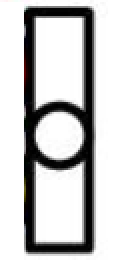
#> input picture test/test1/img.png, 60 x 140 px (shown 2 times larger)
$ python feature_matching_ransac.py
#> lines starting #> are read from the running program, lines starting #| are printed output that depends on the picture

import cv2
import numpy as np
import os

def feature_matching_ransac(img1_path, img2_path, output_path):
    # Check inputs
#> called with img1_path = 'img.png', img2_path = 'img_1.png', output_path = '/test/test1/img_1_feature_match.png'
    if not os.path.exists(img1_path):
        print(f"Error: Reference image not found at {img1_path}")
        return
    if not os.path.exists(img2_path):
        print(f"Error: Target image not found at {img2_path}")
        return

    # Read images
    img1 = cv2.imread(img1_path) # Query Image (Template)
#> img1 is the input picture: shape (140, 60, 3); mean B, G, R 200.3, 200.4, 200.6
    img2 = cv2.imread(img2_path) # Train Image (Target)
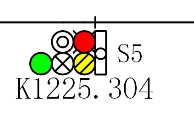
#> input picture test/test1/img_1.png, 194 x 115 px
#> img2 is the input picture: shape (115, 194, 3); mean B, G, R 222.4, 228.3, 228.3

    if img1 is None or img2 is None:
        print("Error: Could not read images.")
        return

    print(f"Image 1 size: {img1.shape}")
#| Image 1 size: (140, 60, 3)
    print(f"Image 2 size: {img2.shape}")
#| Image 2 size: (115, 194, 3)

    # Initialize Feature Detector
    # Try SIFT first, fallback to ORB if unavailable
    try:
        print("Attempting to use SIFT...")
        sift = cv2.SIFT_create()
        kp1, des1 = sift.detectAndCompute(img1, None)
#> kp1 = 42 keypoints; strongest (x, y, size): (15, 7, 5.4), (16, 123, 5.4), (43, 123, 5.5), (43, 7, 5.3)
        kp2, des2 = sift.detectAndCompute(img2, None)
#> kp2 = 128 keypoints; strongest (x, y, size): (96, 97, 2.3), (79, 94, 1.9), (110, 94, 2), (64, 83, 2)

        # FLANN parameters for SIFT
        FLANN_INDEX_KDTREE = 1
        index_params = dict(algorithm = FLANN_INDEX_KDTREE, trees = 5)
        search_params = dict(checks = 50)
        flann = cv2.FlannBasedMatcher(index_params, search_params)
        matches = flann.knnMatch(des1, des2, k=2)
#> matches = 42 matches

        print(f"SIFT: Found {len(kp1)} keypoints in reference, {len(kp2)} in target.")
#| SIFT: Found 42 keypoints in reference, 128 in target.

    except Exception as e:
        print(f"SIFT initialization failed ({e}), switching to ORB...")
        orb = cv2.ORB_create(nfeatures=5000)
        kp1, des1 = orb.detectAndCompute(img1, None)
        kp2, des2 = orb.detectAndCompute(img2, None)

        # BFMatcher for ORB
        bf = cv2.BFMatcher(cv2.NORM_HAMMING, crossCheck=False)
        matches = bf.knnMatch(des1, des2, k=2)
        print(f"ORB: Found {len(kp1)} keypoints in reference, {len(kp2)} in target.")

    if des1 is None or des2 is None or len(matches) == 0:
        print("Error: No descriptors or matches found.")
        return

    # Lowe's ratio test to filter good matches
    good_matches = []
    for m, n in matches:
        if m.distance < 0.75 * n.distance:
            good_matches.append(m)
#> this loop made 42 passes
#> after the loop, good_matches = 6 matches

    print(f"Found {len(good_matches)} good matches after Lowe's ratio test.")
#| Found 6 good matches after Lowe's ratio test.

    if len(good_matches) > 4:
        # Extract location of good matches
        src_pts = np.float32([ kp1[m.queryIdx].pt for m in good_matches ]).reshape(-1,1,2)
#> src_pts = [[15.65, 122.9], [16.13, 77.26], [42.66, 57.91], [42.67, 77.23], [43.07, 6.79], [43.14, 122.9]]
        dst_pts = np.float32([ kp2[m.trainIdx].pt for m in good_matches ]).reshape(-1,1,2)
#> dst_pts = [[105.3, 31.07], [105.3, 49.93], [105.3, 49.93], [105.3, 57.01], [105.3, 31.07], [105.3, 31.07]]

        # RANSAC to find Homography
        # cv2.RANSAC is the method used
        # 5.0 is the reprojection threshold
        M, mask = cv2.findHomography(src_pts, dst_pts, cv2.RANSAC, 5.0)
#> mask = [0, 0, 0, 0, 0, 0]

        if mask is not None:
            matchesMask = mask.ravel().tolist()
#> matchesMask = [0, 0, 0, 0, 0, 0]
            inliers_count = np.sum(matchesMask)
#> inliers_count = 0
            print(f"RANSAC found {inliers_count} inliers out of {len(good_matches)} good matches.")
#| RANSAC found 0 inliers out of 6 good matches.
        else:
            matchesMask = None
            print("RANSAC failed to find a valid mask.")

        h, w = img1.shape[:2]
#> h = 140; w = 60

        # If a valid Homography matrix is found, draw the bounding box
        if M is not None:
            pts = np.float32([ [0,0],[0,h-1],[w-1,h-1],[w-1,0] ]).reshape(-1,1,2)
            try:
                dst = cv2.perspectiveTransform(pts, M)
                # Draw bounding box on a copy of img2 so we don't mess up the drawMatches later if we wanted clean img2
                # But drawMatches usually takes fresh images or handles it.
                # Here we draw on img2 directly for the visualization part inside drawMatches is handled by the function.
                # Actually drawMatches creates a new image.
                # So to see the box, we should probably draw it on the output of drawMatches or modify img2 before.
                # Let's modify img2 for the visualization, but keep a clean one for drawMatches?
                # No, drawMatches stacks images. Let's draw the box on the result of drawMatches?
                # Or easier: draw the box on img2, then call drawMatches.

                # Note: drawMatches uses the provided images to create the background.
                # If we modify img2, the box will appear on the right side.
                img2_with_box = img2.copy()
                img2_with_box = cv2.polylines(img2_with_box, [np.int32(dst)], True, (0, 255, 0), 3, cv2.LINE_AA)
                print("Bounding box drawn based on Homography.")
            except Exception as e:
                print(f"Could not apply perspective transform: {e}")
                img2_with_box = img2
        else:
            print("Homography matrix could not be computed.")
            img2_with_box = img2

        # Draw matches
        draw_params = dict(matchColor = (0,255,0), # draw matches in green color
                           singlePointColor = None,
                           matchesMask = matchesMask, # draw only inliers
                           flags = 2) # cv2.DrawMatchesFlags_NOT_DRAW_SINGLE_POINTS
#> draw_params = 4 items

        result_img = cv2.drawMatches(img1, kp1, img2_with_box, kp2, good_matches, None, **draw_params)
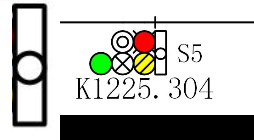
#> result_img: shape (140, 254, 3); mean B, G, R 186.9, 190.6, 190.6

        cv2.imwrite(output_path, result_img)
        print(f"Result saved to {output_path}")

    else:
        print(f"Not enough matches are found - {len(good_matches)}/4 required for Homography")

if __name__ == "__main__":
    ref_image_path = r"img.png"
    target_image_path = r"img_1.png"
    output_image_path = r"/test/test1/img_1_feature_match.png"

    feature_matching_ransac(ref_image_path, target_image_path, output_image_path)
